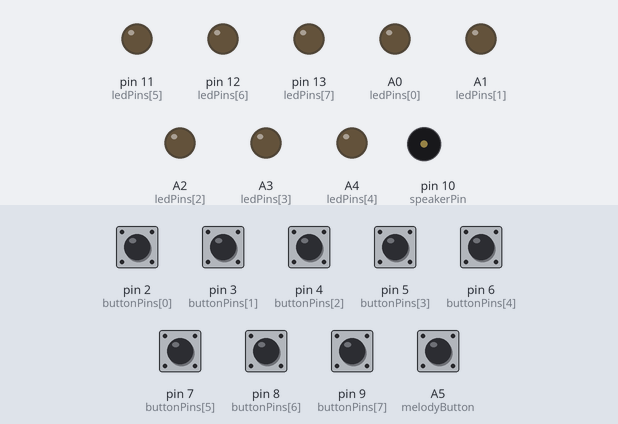
The sketch below on a simulated Arduino Uno, built with avr-gcc and run on an emulated ATmega328P. On the bench: output pins drawn as LEDs (lit = HIGH), buzzer (waves = sounding). Inputs (shaded band) come from the test bench; at power-on: A5 (melodyButton), pin 2 (buttonPins[0]), pin 3 (buttonPins[1]), pin 4 (buttonPins[2]), pin 5 (buttonPins[3]), pin 6 (buttonPins[4]), pin 7 (buttonPins[5]), pin 8 (buttonPins[6]), pin 9 (buttonPins[7]) HIGH.

Above: at 1.2 s.
1.3 s: A5 (melodyButton) pulled LOW for 0.15 s
At 6.7 s:
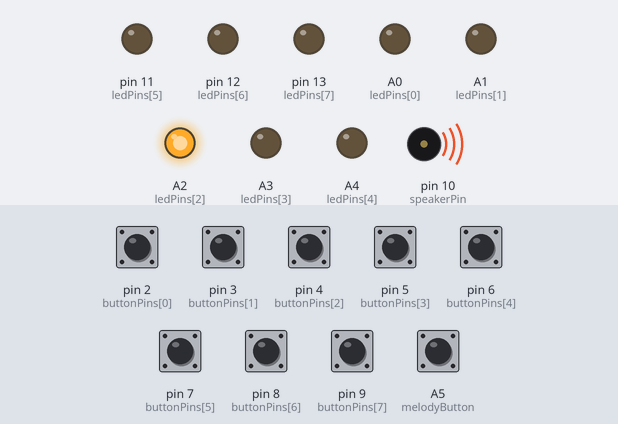
At 8.5 s:
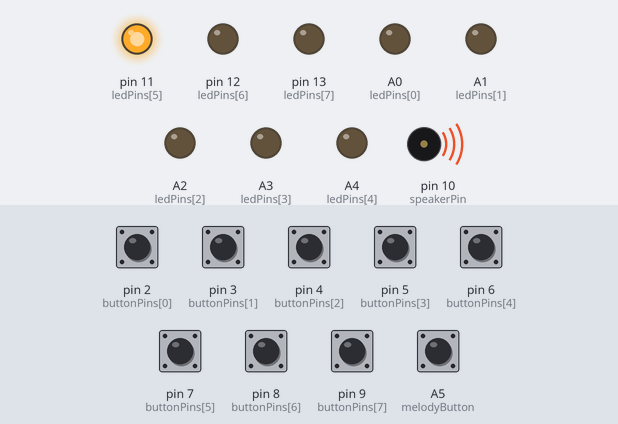
Timing chart, 0 to 15.3 s (numbered marks = the images above; inputs shaded):
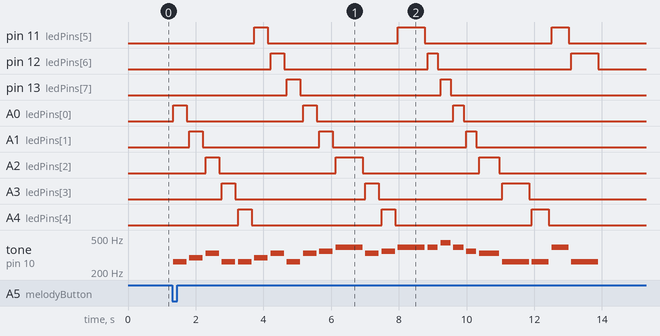

The sketch:

sketch.ino
```cpp
const int buttonPins[] = {2, 3, 4, 5, 6, 7, 8, 9};
const int speakerPin = 10;
const int numButtons = 8;

const int ledPins[] = {A0, A1, A2, A3, A4, 11, 12, 13};
const int melodyButton = A5;

const int noteFrequencies[] = {
  262, 294, 330, 349,
  392, 440, 494, 523
};

void setup() {
  for (int i = 0; i < numButtons; i++) {
    pinMode(buttonPins[i], INPUT_PULLUP);
    pinMode(ledPins[i], OUTPUT);
  }

  pinMode(speakerPin, OUTPUT);
  pinMode(melodyButton, INPUT_PULLUP);
}

void loop() {

  if (digitalRead(melodyButton) == LOW) {
    delay(30);

    if (digitalRead(melodyButton) == LOW) {
      playMelody();

      while (digitalRead(melodyButton) == LOW) {
        delay(10);
      }
    }
  }

  for (int i = 0; i < numButtons; i++) {

    if (digitalRead(buttonPins[i]) == LOW) {
      delay(30);

      if (digitalRead(buttonPins[i]) == LOW) {

        digitalWrite(ledPins[i], HIGH);

        tone(speakerPin, noteFrequencies[i]);

        while (digitalRead(buttonPins[i]) == LOW) {
          delay(10);
        }

        noTone(speakerPin);
        digitalWrite(ledPins[i], LOW);
      }
    }
  }
}

void playMelody() {

  int melody[] = {
    262, 294, 330, 262,
    262, 294, 330, 262,
    330, 349, 392,
    330, 349, 392,
    392, 440, 392, 349, 330, 262,
    262, 392, 262
  };

  int noteDuration[] = {
    400, 400, 400, 400,
    400, 400, 400, 400,
    400, 400, 800,
    400, 400, 800,
    300, 300, 300, 300, 600, 800,
    500, 500, 800
  };

  int sizeMelody = sizeof(melody) / sizeof(melody[0]);

  for (int i = 0; i < sizeMelody; i++) {

    int duration = noteDuration[i];

    tone(speakerPin, melody[i]);

    digitalWrite(ledPins[i % numButtons], HIGH);

    delay(duration);

    noTone(speakerPin);

    digitalWrite(ledPins[i % numButtons], LOW);

    delay(80);
  }
}
```

Measured:
- after the input at 1.3 s, pin 11 (ledPins[5]): goes HIGH 0.40 s, LOW 3.8 s, HIGH 0.80 s, LOW 3.7 s, HIGH 0.50 s, then LOW, starting after 2.4 s; pin 12 (ledPins[6]): goes HIGH 0.40 s, LOW 4.2 s, HIGH 0.30 s, LOW 3.9 s, HIGH 0.80 s, then LOW, starting after 2.9 s
